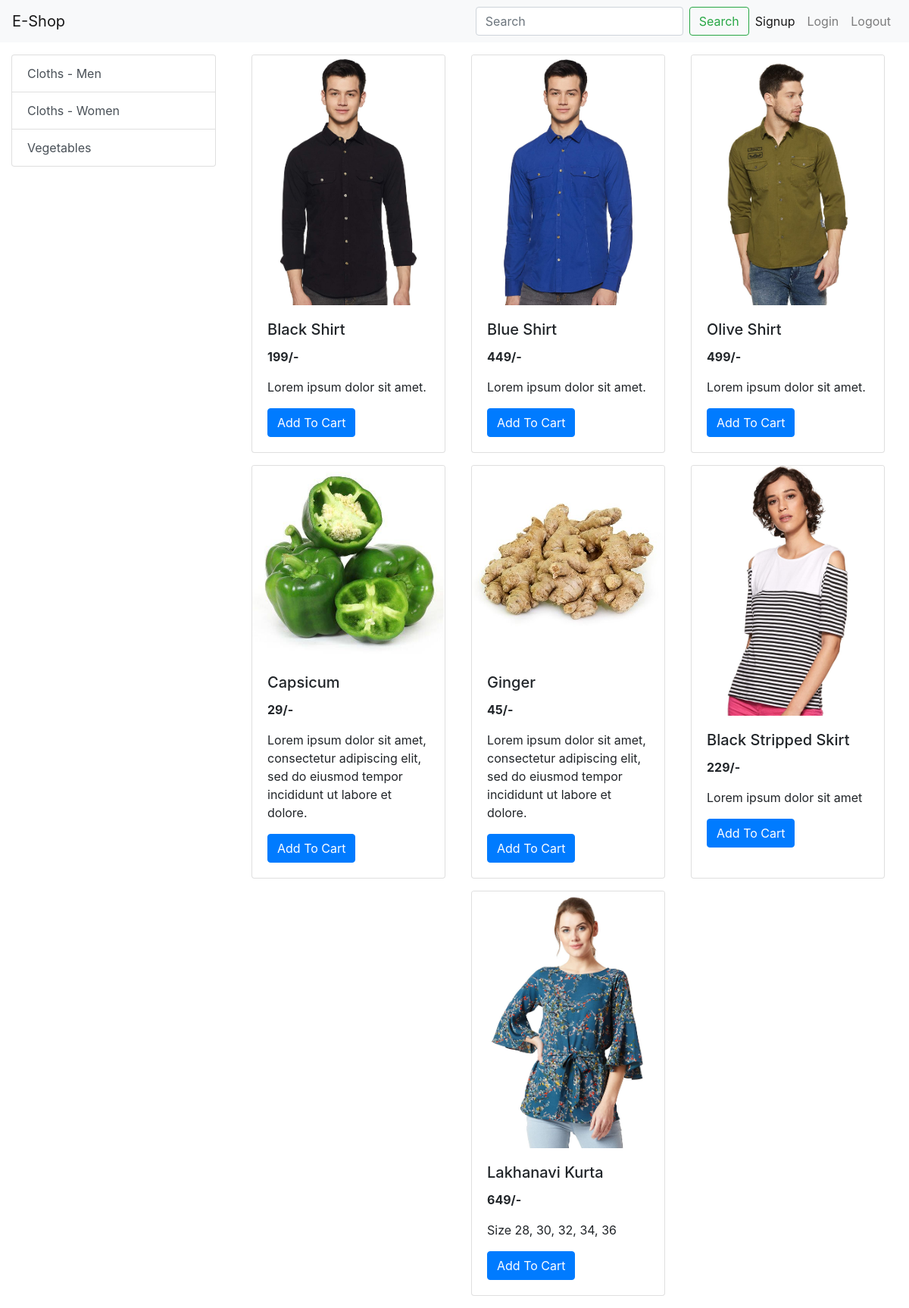
/home/, run on the app's committed database.
### store/models.py (models this page shows, shortened)
class Category(models.Model):
    name = models.CharField(max_length=30)

class Product(models.Model):
    name = models.CharField(max_length=80)
    price = models.IntegerField(default=0)
    catagory = models.ForeignKey(Category, on_delete=models.CASCADE, default=1)
    description = models.CharField(max_length=200, default='')
    image = models.ImageField(upload_to='uploads/products/')

### store/views.py (the view)
# urls.py: path('home/', views.index, name = 'home_url'),
def index(request):
    products = None
    categories = Category.objects.all()
    template_name = 'store/home.html'
    categoryID = request.GET.get('category')
    if categoryID:
        products = Product.get_all_products_by_categoryid(categoryID)
    else:
        products = Product.objects.all()
    context = {'products':products, 'categories': categories}
    return render(request, template_name, context)

### templates/store/home.html (shortened to what this page needs)
{% extends 'base.html' %}
{% load static %}
{% block content %}
<div class="container-fluid mt-3">
    <div class="row">
      <div class="col-lg-3 mx-auto">
        <div class="list-group">
          {% for catagory in categories %}
          <a href="/?category={{catagory.id}}" class="list-group-item list-group-item-action">{{catagory.name}}</a>
          {% endfor %}
        </div>
      </div>
    <div id="products" class = 'col-lg-9 mx-auto'>
      <div class="row mx-auto">
          {% for product in products %}
          <div class="card mx-auto mb-3" style="width: 16rem;">
              <img class="card-img-top" src="{{product.image.url}}" alt="Card image cap">
              <div class="card-body">
                <h5 class="card-title">{{product.name}}</h5>
                <p class="card-text"><b>{{product.price}}/-</b></p>
                <p class="card-text">{{product.description}}</p>
                <a href="#" class="btn btn-primary">Add To Cart</a>
              </div>
            </div>
            {% endfor %}
      </div>
    </div>
  </div>
</div>
{% endblock %}

### templates/base.html (shortened to what this page needs)
<head>
    <link rel="stylesheet" href="https://cdn.jsdelivr.net/npm/bootstrap@4.0.0/dist/css/bootstrap.min.css">
</head>
<body>
    <nav class="navbar navbar-expand-lg navbar-light bg-light">
        <a class="navbar-brand" href="#">E-Shop</a>
        <div class="collapse navbar-collapse" id="navbarSupportedContent">
          <ul class="navbar-nav ml-auto">
            <form class="form-inline my-2 my-lg-0">
                <input class="form-control mr-sm-2" type="search" placeholder="Search" aria-label="Search">
                <button class="btn btn-outline-success my-2 my-sm-0" type="submit">Search</button>
              </form>
            <li class="nav-item active">
              <a class="nav-link" href="{% url 'signup_url' %}">Signup <span class="sr-only">(current)</span></a>
            </li>
            <li class="nav-item">
              <a class="nav-link" href="{% url 'login_url' %}">Login</a>
            </li>
            <li class="nav-item">
              <a class="nav-link" href="#">Logout</a>
            </li>
          </ul>
        </div>
      </nav>
    {% block content %}
    {% endblock %}
</body>

### data on the page
Category: name "Cloths - Men"
Category: name "Cloths - Women"
Category: name "Vegetables"
Product: image (picture), name "Black Shirt", price "199", description "Lorem ipsum dolor sit amet."
Product: image (picture), name "Blue Shirt", price "449", description "Lorem ipsum dolor sit amet."
Product: image (picture), name "Olive Shirt", price "499", description "Lorem ipsum dolor sit amet."
Product: image (picture), name "Capsicum", price "29", description "Lorem ipsum dolor sit amet, consectetur adipiscing elit, sed do eiusmod tempor incididunt ut labore et dolore."
Product: image (picture), name "Ginger", price "45", description "Lorem ipsum dolor sit amet, consectetur adipiscing elit, sed do eiusmod tempor incididunt ut labore et dolore."
Product: image (picture), name "Black Stripped Skirt", price "229", description "Lorem ipsum dolor sit amet"
Product: image (picture), name "Lakhanavi Kurta", price "649", description "Size 28, 30, 32, 34, 36"
